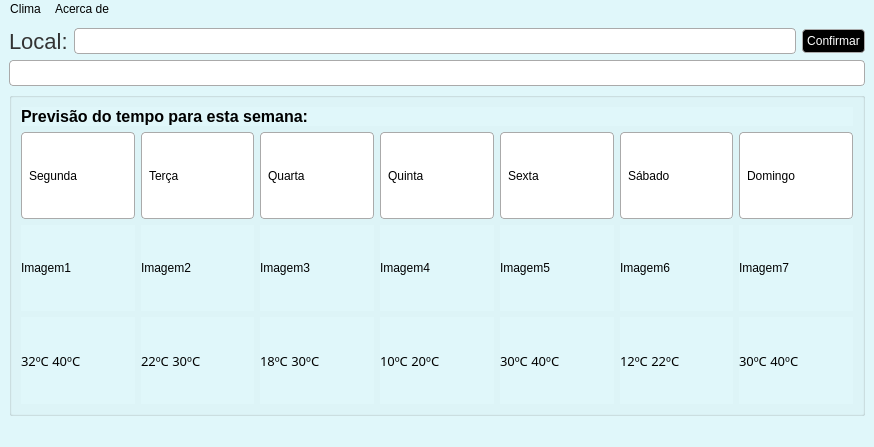
<?xml version="1.0" encoding="UTF-8"?>
<ui version="4.0">
 <class>MainWindow</class>
 <widget class="QMainWindow" name="MainWindow">
  <property name="geometry">
   <rect>
    <x>0</x>
    <y>0</y>
    <width>874</width>
    <height>447</height>
   </rect>
  </property>
  <property name="sizePolicy">
   <sizepolicy hsizetype="Expanding" vsizetype="Expanding">
    <horstretch>0</horstretch>
    <verstretch>0</verstretch>
   </sizepolicy>
  </property>
  <property name="windowTitle">
   <string>MainWindow</string>
  </property>
  <property name="styleSheet">
   <string notr="true">
background-color: #E0F7FA;  /* azul clarinho */
</string>
  </property>
  <widget class="QWidget" name="centralwidget">
   <property name="sizePolicy">
    <sizepolicy hsizetype="Expanding" vsizetype="Expanding">
     <horstretch>0</horstretch>
     <verstretch>0</verstretch>
    </sizepolicy>
   </property>
   <layout class="QGridLayout" name="gridLayout_4">
    <item row="0" column="0">
     <layout class="QHBoxLayout" name="horizontalLayout_2">
      <item>
       <widget class="QLabel" name="LocalLabel">
        <property name="font">
         <font>
          <family>Segoe UI</family>
          <pointsize>-1</pointsize>
         </font>
        </property>
        <property name="styleSheet">
         <string notr="true">font-family: Segoe UI, Arial;
font-size: 22px;
color: #333;</string>
        </property>
        <property name="text">
         <string>Local:</string>
        </property>
       </widget>
      </item>
      <item>
       <widget class="QLineEdit" name="LocalInput">
        <property name="styleSheet">
         <string notr="true">background-color: #FFFFFF;
    border: 1px solid #AAAAAA;
    border-radius: 4px;
    padding: 4px;</string>
        </property>
       </widget>
      </item>
      <item>
       <widget class="QPushButton" name="ConfirmButton">
        <property name="styleSheet">
         <string notr="true">background-color: #000000;
border: 1px solid #AAAAAA;
border-radius: 4px;
color: #FFFFFF;
padding: 4px;</string>
        </property>
        <property name="text">
         <string>Confirmar</string>
        </property>
       </widget>
      </item>
     </layout>
    </item>
    <item row="1" column="0">
     <widget class="QLineEdit" name="LocalDetails">
      <property name="styleSheet">
       <string notr="true">background-color: #FFFFFF;
    border: 1px solid #AAAAAA;
    border-radius: 4px;
    padding: 4px;</string>
      </property>
     </widget>
    </item>
    <item row="2" column="0">
     <widget class="QGroupBox" name="groupBox">
      <property name="sizePolicy">
       <sizepolicy hsizetype="MinimumExpanding" vsizetype="MinimumExpanding">
        <horstretch>6</horstretch>
        <verstretch>6</verstretch>
       </sizepolicy>
      </property>
      <property name="minimumSize">
       <size>
        <width>850</width>
        <height>290</height>
       </size>
      </property>
      <property name="sizeIncrement">
       <size>
        <width>2000</width>
        <height>1200</height>
       </size>
      </property>
      <property name="font">
       <font>
        <pointsize>12</pointsize>
       </font>
      </property>
      <property name="styleSheet">
       <string notr="true"/>
      </property>
      <property name="title">
       <string/>
      </property>
      <layout class="QGridLayout" name="gridLayout_3">
       <item row="2" column="0">
        <layout class="QHBoxLayout" name="IconsLayout">
         <item>
          <widget class="QLabel" name="icon1">
           <property name="sizePolicy">
            <sizepolicy hsizetype="Expanding" vsizetype="Expanding">
             <horstretch>2</horstretch>
             <verstretch>2</verstretch>
            </sizepolicy>
           </property>
           <property name="minimumSize">
            <size>
             <width>30</width>
             <height>50</height>
            </size>
           </property>
           <property name="maximumSize">
            <size>
             <width>400</width>
             <height>300</height>
            </size>
           </property>
           <property name="text">
            <string>Imagem1</string>
           </property>
          </widget>
         </item>
         <item>
          <widget class="QLabel" name="icon2">
           <property name="sizePolicy">
            <sizepolicy hsizetype="Expanding" vsizetype="Expanding">
             <horstretch>2</horstretch>
             <verstretch>2</verstretch>
            </sizepolicy>
           </property>
           <property name="minimumSize">
            <size>
             <width>30</width>
             <height>50</height>
            </size>
           </property>
           <property name="maximumSize">
            <size>
             <width>400</width>
             <height>300</height>
            </size>
           </property>
           <property name="text">
            <string>Imagem2</string>
           </property>
          </widget>
         </item>
         <item>
          <widget class="QLabel" name="icon3">
           <property name="sizePolicy">
            <sizepolicy hsizetype="Expanding" vsizetype="Expanding">
             <horstretch>2</horstretch>
             <verstretch>2</verstretch>
            </sizepolicy>
           </property>
           <property name="minimumSize">
            <size>
             <width>30</width>
             <height>50</height>
            </size>
           </property>
           <property name="maximumSize">
            <size>
             <width>400</width>
             <height>300</height>
            </size>
           </property>
           <property name="text">
            <string>Imagem3</string>
           </property>
          </widget>
         </item>
         <item>
          <widget class="QLabel" name="icon4">
           <property name="sizePolicy">
            <sizepolicy hsizetype="Expanding" vsizetype="Expanding">
             <horstretch>2</horstretch>
             <verstretch>2</verstretch>
            </sizepolicy>
           </property>
           <property name="minimumSize">
            <size>
             <width>30</width>
             <height>50</height>
            </size>
           </property>
           <property name="maximumSize">
            <size>
             <width>400</width>
             <height>300</height>
            </size>
           </property>
           <property name="text">
            <string>Imagem4</string>
           </property>
          </widget>
         </item>
         <item>
          <widget class="QLabel" name="icon5">
           <property name="sizePolicy">
            <sizepolicy hsizetype="Expanding" vsizetype="Expanding">
             <horstretch>2</horstretch>
             <verstretch>2</verstretch>
            </sizepolicy>
           </property>
           <property name="minimumSize">
            <size>
             <width>30</width>
             <height>50</height>
            </size>
           </property>
           <property name="maximumSize">
            <size>
             <width>400</width>
             <height>300</height>
            </size>
           </property>
           <property name="text">
            <string>Imagem5</string>
           </property>
          </widget>
         </item>
         <item>
          <widget class="QLabel" name="icon6">
           <property name="sizePolicy">
            <sizepolicy hsizetype="Expanding" vsizetype="Expanding">
             <horstretch>2</horstretch>
             <verstretch>2</verstretch>
            </sizepolicy>
           </property>
           <property name="minimumSize">
            <size>
             <width>30</width>
             <height>50</height>
            </size>
           </property>
           <property name="maximumSize">
            <size>
             <width>400</width>
             <height>300</height>
            </size>
           </property>
           <property name="text">
            <string>Imagem6</string>
           </property>
          </widget>
         </item>
         <item>
          <widget class="QLabel" name="icon7">
           <property name="sizePolicy">
            <sizepolicy hsizetype="Expanding" vsizetype="Expanding">
             <horstretch>2</horstretch>
             <verstretch>2</verstretch>
            </sizepolicy>
           </property>
           <property name="minimumSize">
            <size>
             <width>30</width>
             <height>50</height>
            </size>
           </property>
           <property name="maximumSize">
            <size>
             <width>400</width>
             <height>300</height>
            </size>
           </property>
           <property name="text">
            <string>Imagem7</string>
           </property>
          </widget>
         </item>
        </layout>
       </item>
       <item row="3" column="0">
        <layout class="QHBoxLayout" name="TemperaturesLayout">
         <item>
          <widget class="QLabel" name="temperature1">
           <property name="sizePolicy">
            <sizepolicy hsizetype="Expanding" vsizetype="Expanding">
             <horstretch>2</horstretch>
             <verstretch>2</verstretch>
            </sizepolicy>
           </property>
           <property name="minimumSize">
            <size>
             <width>30</width>
             <height>50</height>
            </size>
           </property>
           <property name="maximumSize">
            <size>
             <width>400</width>
             <height>300</height>
            </size>
           </property>
           <property name="font">
            <font>
             <family>Calibri Light</family>
             <pointsize>10</pointsize>
            </font>
           </property>
           <property name="text">
            <string>32ºC 40ºC</string>
           </property>
          </widget>
         </item>
         <item>
          <widget class="QLabel" name="temperature2">
           <property name="sizePolicy">
            <sizepolicy hsizetype="Expanding" vsizetype="Expanding">
             <horstretch>2</horstretch>
             <verstretch>2</verstretch>
            </sizepolicy>
           </property>
           <property name="minimumSize">
            <size>
             <width>30</width>
             <height>50</height>
            </size>
           </property>
           <property name="maximumSize">
            <size>
             <width>400</width>
             <height>300</height>
            </size>
           </property>
           <property name="font">
            <font>
             <family>Calibri Light</family>
             <pointsize>10</pointsize>
            </font>
           </property>
           <property name="text">
            <string>22ºC 30ºC</string>
           </property>
          </widget>
         </item>
         <item>
          <widget class="QLabel" name="temperature4">
           <property name="sizePolicy">
            <sizepolicy hsizetype="Expanding" vsizetype="Expanding">
             <horstretch>2</horstretch>
             <verstretch>2</verstretch>
            </sizepolicy>
           </property>
           <property name="minimumSize">
            <size>
             <width>30</width>
             <height>50</height>
            </size>
           </property>
           <property name="maximumSize">
            <size>
             <width>400</width>
             <height>300</height>
            </size>
           </property>
           <property name="font">
            <font>
             <family>Calibri Light</family>
             <pointsize>10</pointsize>
            </font>
           </property>
           <property name="text">
            <string>18ºC 30ºC</string>
           </property>
          </widget>
         </item>
         <item>
          <widget class="QLabel" name="temperature4_2">
           <property name="sizePolicy">
            <sizepolicy hsizetype="Expanding" vsizetype="Expanding">
             <horstretch>2</horstretch>
             <verstretch>2</verstretch>
            </sizepolicy>
           </property>
           <property name="minimumSize">
            <size>
             <width>30</width>
             <height>50</height>
            </size>
           </property>
           <property name="maximumSize">
            <size>
             <width>400</width>
             <height>300</height>
            </size>
           </property>
           <property name="font">
            <font>
             <family>Calibri Light</family>
             <pointsize>10</pointsize>
            </font>
           </property>
           <property name="text">
            <string>10ºC 20ºC</string>
           </property>
          </widget>
         </item>
         <item>
          <widget class="QLabel" name="temperature5">
           <property name="sizePolicy">
            <sizepolicy hsizetype="Expanding" vsizetype="Expanding">
             <horstretch>2</horstretch>
             <verstretch>2</verstretch>
            </sizepolicy>
           </property>
           <property name="minimumSize">
            <size>
             <width>30</width>
             <height>50</height>
            </size>
           </property>
           <property name="maximumSize">
            <size>
             <width>400</width>
             <height>300</height>
            </size>
           </property>
           <property name="font">
            <font>
             <family>Calibri Light</family>
             <pointsize>10</pointsize>
            </font>
           </property>
           <property name="text">
            <string>30ºC 40ºC</string>
           </property>
          </widget>
         </item>
         <item>
          <widget class="QLabel" name="temperature6">
           <property name="sizePolicy">
            <sizepolicy hsizetype="Expanding" vsizetype="Expanding">
             <horstretch>2</horstretch>
             <verstretch>2</verstretch>
            </sizepolicy>
           </property>
           <property name="minimumSize">
            <size>
             <width>30</width>
             <height>50</height>
            </size>
           </property>
           <property name="maximumSize">
            <size>
             <width>400</width>
             <height>300</height>
            </size>
           </property>
           <property name="font">
            <font>
             <family>Calibri Light</family>
             <pointsize>10</pointsize>
            </font>
           </property>
           <property name="text">
            <string>12ºC 22ºC</string>
           </property>
          </widget>
         </item>
         <item>
          <widget class="QLabel" name="temperature7">
           <property name="sizePolicy">
            <sizepolicy hsizetype="Expanding" vsizetype="Expanding">
             <horstretch>2</horstretch>
             <verstretch>2</verstretch>
            </sizepolicy>
           </property>
           <property name="minimumSize">
            <size>
             <width>30</width>
             <height>50</height>
            </size>
           </property>
           <property name="maximumSize">
            <size>
             <width>400</width>
             <height>300</height>
            </size>
           </property>
           <property name="font">
            <font>
             <family>Calibri Light</family>
             <pointsize>10</pointsize>
            </font>
           </property>
           <property name="text">
            <string>30ºC 40ºC</string>
           </property>
          </widget>
         </item>
        </layout>
       </item>
       <item row="0" column="0">
        <widget class="QLabel" name="Title">
         <property name="font">
          <font>
           <pointsize>12</pointsize>
           <weight>75</weight>
           <bold>true</bold>
          </font>
         </property>
         <property name="text">
          <string>Previsão do tempo para esta semana:</string>
         </property>
        </widget>
       </item>
       <item row="1" column="0">
        <layout class="QHBoxLayout" name="DaysLayout">
         <item>
          <widget class="QLabel" name="day1">
           <property name="sizePolicy">
            <sizepolicy hsizetype="Expanding" vsizetype="Expanding">
             <horstretch>2</horstretch>
             <verstretch>2</verstretch>
            </sizepolicy>
           </property>
           <property name="styleSheet">
            <string notr="true">background-color: #FFFFFF;
    border: 1px solid #AAAAAA;
    border-radius: 4px;
    padding: 4px;</string>
           </property>
           <property name="text">
            <string>Segunda</string>
           </property>
          </widget>
         </item>
         <item>
          <widget class="QLabel" name="day2">
           <property name="sizePolicy">
            <sizepolicy hsizetype="Expanding" vsizetype="Expanding">
             <horstretch>2</horstretch>
             <verstretch>2</verstretch>
            </sizepolicy>
           </property>
           <property name="styleSheet">
            <string notr="true">background-color: #FFFFFF;
    border: 1px solid #AAAAAA;
    border-radius: 4px;
    padding: 4px;</string>
           </property>
           <property name="text">
            <string>Terça</string>
           </property>
          </widget>
         </item>
         <item>
          <widget class="QLabel" name="day3">
           <property name="sizePolicy">
            <sizepolicy hsizetype="Expanding" vsizetype="Expanding">
             <horstretch>2</horstretch>
             <verstretch>2</verstretch>
            </sizepolicy>
           </property>
           <property name="styleSheet">
            <string notr="true">background-color: #FFFFFF;
    border: 1px solid #AAAAAA;
    border-radius: 4px;
    padding: 4px;</string>
           </property>
           <property name="text">
            <string>Quarta</string>
           </property>
          </widget>
         </item>
         <item>
          <widget class="QLabel" name="day4">
           <property name="sizePolicy">
            <sizepolicy hsizetype="Expanding" vsizetype="Expanding">
             <horstretch>2</horstretch>
             <verstretch>2</verstretch>
            </sizepolicy>
           </property>
           <property name="styleSheet">
            <string notr="true">background-color: #FFFFFF;
    border: 1px solid #AAAAAA;
    border-radius: 4px;
    padding: 4px;</string>
           </property>
           <property name="text">
            <string>Quinta</string>
           </property>
          </widget>
         </item>
         <item>
          <widget class="QLabel" name="day5">
           <property name="sizePolicy">
            <sizepolicy hsizetype="Expanding" vsizetype="Expanding">
             <horstretch>2</horstretch>
             <verstretch>2</verstretch>
            </sizepolicy>
           </property>
           <property name="minimumSize">
            <size>
             <width>30</width>
             <height>50</height>
            </size>
           </property>
           <property name="maximumSize">
            <size>
             <width>400</width>
             <height>300</height>
            </size>
           </property>
           <property name="styleSheet">
            <string notr="true">background-color: #FFFFFF;
    border: 1px solid #AAAAAA;
    border-radius: 4px;
    padding: 4px;</string>
           </property>
           <property name="text">
            <string>Sexta</string>
           </property>
          </widget>
         </item>
         <item>
          <widget class="QLabel" name="day6">
           <property name="sizePolicy">
            <sizepolicy hsizetype="Expanding" vsizetype="Expanding">
             <horstretch>2</horstretch>
             <verstretch>2</verstretch>
            </sizepolicy>
           </property>
           <property name="styleSheet">
            <string notr="true">background-color: #FFFFFF;
    border: 1px solid #AAAAAA;
    border-radius: 4px;
    padding: 4px;</string>
           </property>
           <property name="text">
            <string>Sábado</string>
           </property>
          </widget>
         </item>
         <item>
          <widget class="QLabel" name="day7">
           <property name="sizePolicy">
            <sizepolicy hsizetype="Expanding" vsizetype="Expanding">
             <horstretch>2</horstretch>
             <verstretch>2</verstretch>
            </sizepolicy>
           </property>
           <property name="styleSheet">
            <string notr="true">background-color: #FFFFFF;
    border: 1px solid #AAAAAA;
    border-radius: 4px;
    padding: 4px;</string>
           </property>
           <property name="text">
            <string>Domingo</string>
           </property>
          </widget>
         </item>
        </layout>
       </item>
      </layout>
     </widget>
    </item>
   </layout>
  </widget>
  <widget class="QMenuBar" name="menubar">
   <property name="geometry">
    <rect>
     <x>0</x>
     <y>0</y>
     <width>874</width>
     <height>27</height>
    </rect>
   </property>
   <widget class="QMenu" name="menuClima">
    <property name="title">
     <string>Clima</string>
    </property>
   </widget>
   <widget class="QMenu" name="menuAcerca_de">
    <property name="title">
     <string>Acerca de</string>
    </property>
   </widget>
   <addaction name="menuClima"/>
   <addaction name="menuAcerca_de"/>
  </widget>
  <widget class="QStatusBar" name="statusbar"/>
 </widget>
 <resources/>
 <connections/>
</ui>
